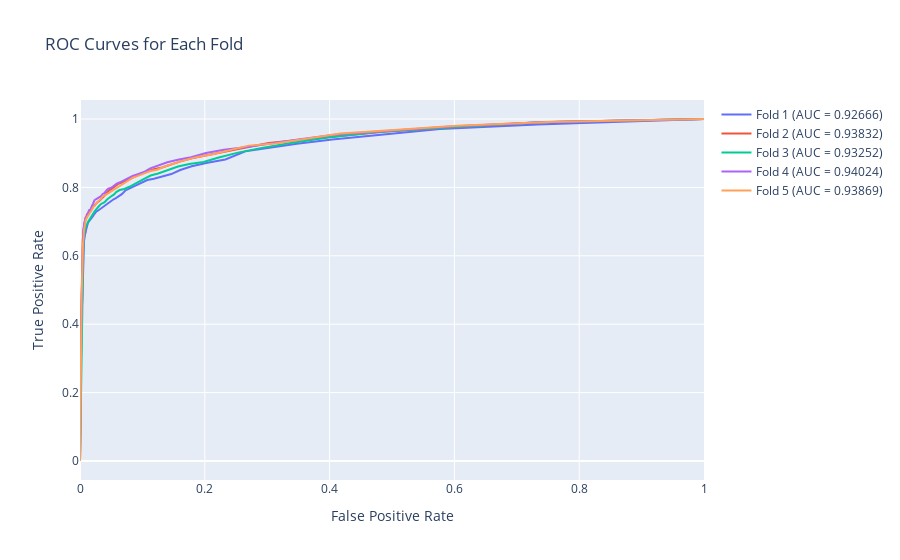

The cell this chart's notebook holds for it:
### Markdown cell above
## Model performance

### Code cell
fig = go.Figure()

for fold, (fpr, tpr) in enumerate(roc_curves):
    fig.add_trace(go.Scatter(x=fpr, y=tpr, mode='lines', name=f'Fold {fold + 1} (AUC = {aucs[fold]:.5f})'))

fig.update_layout(
    title='ROC Curves for Each Fold',
    xaxis_title='False Positive Rate',
    yaxis_title='True Positive Rate',
    showlegend=True
)

fig.show()
